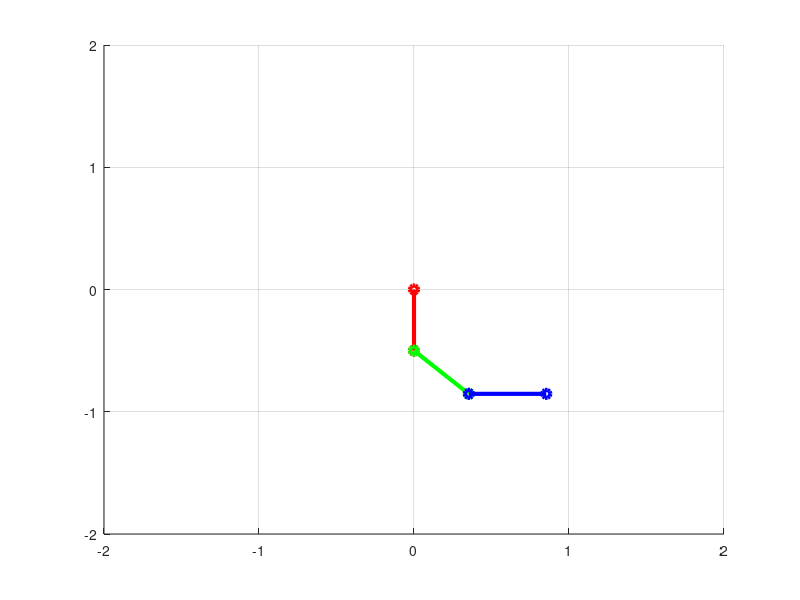

Recreate this plot in MATLAB. (Note: this script raises an error after producing the figure.)
clc
clear all
close all

%% HW1: Using the Lagrangian function, derive 3 DOF robot and perform a free fall simulation. Discuss the results.

% 19조_2019741054_이종우_2021741071_최나은_HW1.m

% dydt를 얻는 부분 -> 'get_dydt.m' 스크립트 파일
% 계산량 및 실행 시간을 위해 사전에 dydt 수식을 얻어놓고, 'three_links.m' 파일에 저장
% 메인함수라 볼 수 있는 이 파일에서는 앞선 파일로부터 라그랑주 미분 방정식을 가져와 실시간 수치 적분, 시뮬레이션

%% free-fall Simulation

clear all
close all

% 전역변수, 링크 성분 초기화
global Iz1 Iz2 Iz3 L1 L2 L3 g m1 m2 m3 r1 r2 r3 tau1 tau2 tau3

L1 = 0.5; L2 = 0.5; L3 = 0.5;
r1 = 0.1; r2 = 0.1; r3 = 0.1;
m1 = 0.2; m2 = 0.2; m3 = 0.2;

Iz1 = 0.05; Iz2 = 0.05; Iz3 = 0.05;

g = 9.806; % 중력 가속도

dt = 0.02; ft = 5; % 타임 스텝 및 총 실행 시간

% 초기 관절 각도 및 각속도 설정
q1 = -pi/2; dq1 = 0;
q2 = pi/4; dq2 = 0;
q3 = pi/4; dq3 = 0;

data = []; % 실행 결과를 저장할 배열

n = 1;

% 시각화를 위한 도형, 축 생성
FG = figure('Position',[300 300 600 600],'Color',[1 1 1])
AX = axes('parent',FG);

hold on
grid on
axis([-2.0 2.0 -2.0 2.0]);

% GIF 파일 초기화
filename = 'simulation.gif';

% 초기 링크 위치 설정
x1 = L1*cos(q1);
y1 = L1*sin(q1);
Px1 = [0 x1];
Py1 = [0 y1];

x2 = L2*cos(q1+q2);
y2 = L2*sin(q1+q2);
Px2 = [x1 x1+x2];
Py2 = [y1 y1+y2];

x3 = L3*cos(q1+q2+q3);
y3 = L3*sin(q1+q2+q3);
Px3 = [x1+x2 x1+x2+x3];
Py3 = [y1+y2 y1+y2+y3];

p1 = plot(Px1,Py1,'-or','Linewidth',3);
p2 = plot(Px2,Py2,'-og','Linewidth',3);
p3 = plot(Px3,Py3,'-ob','Linewidth',3);

% 시뮬레이션 루프
for cnt=0:dt:ft
    % 관절 토크를 자유낙하 시뮬레이션을 위해 0으로 설정
    tau1 = 0.0;
    tau2 = 0.0;
    tau3 = 0.0;
    
    % 3-DOF 시스템에 대한 ode45를 사용한 수치 적분 수행
    [t, y] = ode45('three_links', [0 dt], [q1; dq1; q2; dq2; q3; dq3]);
    
    % 적분 결과에서 최종 상태 값을 추출
    index = length(y);
    q1 = y(index,1);
    dq1 = y(index,2);
    q2 = y(index,3);
    dq2 = y(index,4);
    q3 = y(index,5);
    dq3 = y(index,6);
    
    % 시각화를 위한 링크 위치 업데이트
    x1 = L1*cos(q1);
    y1 = L1*sin(q1);
    Px1 = [0 x1];
    Py1 = [0 y1];
    
    x2 = L2*cos(q1+q2);
    y2 = L2*sin(q1+q2); 
    Px2 = [x1 x1+x2];
    Py2 = [y1 y1+y2];

    x3 = L3*cos(q1+q2+q3);
    y3 = L3*sin(q1+q2+q3);
    Px3 = [x1+x2 x1+x2+x3];
    Py3 = [y1+y2 y1+y2+y3];
    
    % 루프 카운터 증가
    n = n+1;
    
    % 시뮬레이션 실행 시간 표시
    cmd = sprintf('시간 : %2.2f',cnt);
    clc
    disp(cmd)
    
    % 부드러운 애니메이션을 위해 매 반복마다 플롯 업데이트
    if rem(n,2)==0
        set(p1,'XData',Px1,'YData',Py1)
        set(p2,'XData',Px2,'YData',Py2)
        set(p3,'XData',Px3,'YData',Py3)
        drawnow

        % 현재 프레임 캡쳐 및 GIF 파일에 저장
        frame = getframe(gcf);
        im = frame2im(frame);
        [imind,cm] = rgb2ind(im,256);
        if cnt == 0
            imwrite(imind,cm,filename,'gif', 'Loopcount',inf, 'DelayTime', 0.1);
        else
            imwrite(imind,cm,filename,'gif','WriteMode','append', 'DelayTime', 0.1);
        end
    end
end
